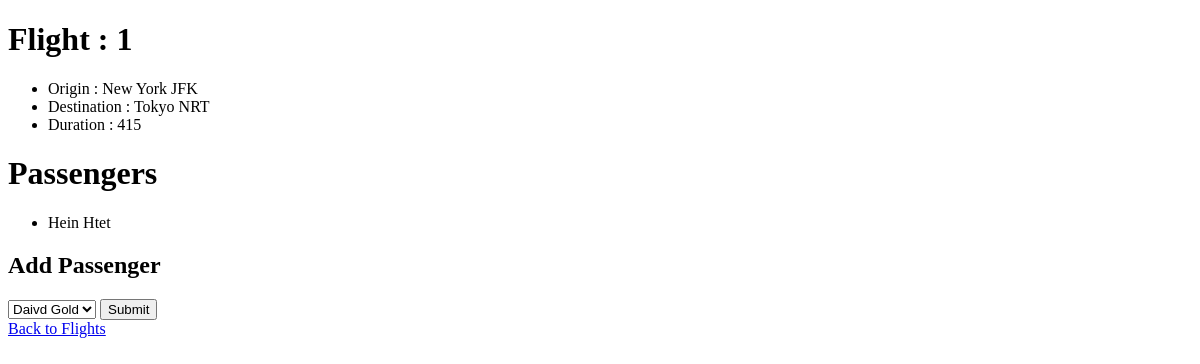
Page /flights/1 on the earlier database version.
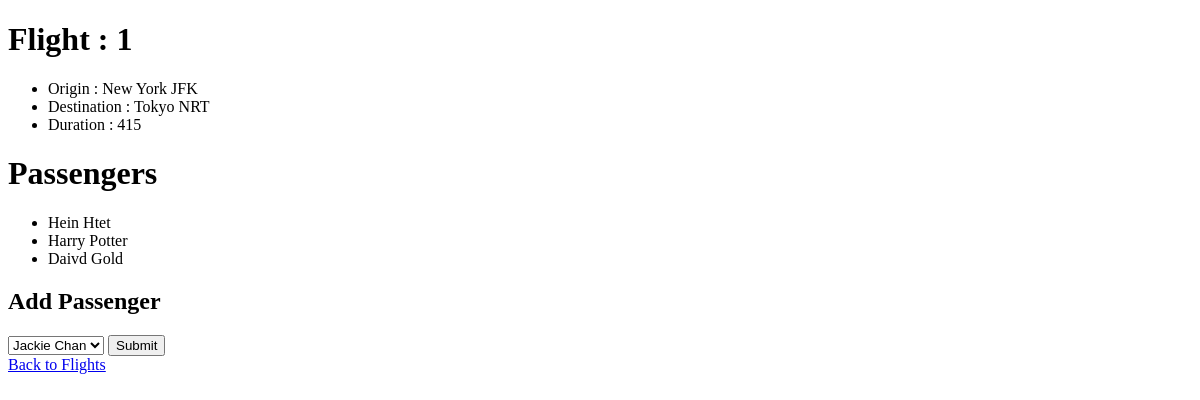
Same page on the later database version.
### flights/models.py (models this page shows)
class Passenger(models.Model):
    first = models.CharField(max_length=64)
    last = models.CharField(max_length=64)
    flights = models.ManyToManyField(Flight, blank=True, related_name="passengers")
    def __str__(self):
        return f"{self.first} {self.last}"

### flights/views.py (the view)
# urls.py: path("<int:flight_id>", views.flight, name="flight"),
def flight(request, flight_id):
    flight = Flight.objects.get(pk=flight_id)
    return render(request, "flights/flight.html", {
        "flight" : flight,
        "passengers" : flight.passengers.all(),
        "non_passengers" : Passenger.objects.exclude(flights = flight).all()
    })

### flights/models.py (called while the page is built)
    def __str__(self):
        return f"{self.city} {self.code}"

### flights/templates/flights/flight.html (shortened to what this page needs)
{% extends "flights/layout.html" %}
{% block body %}
    <h1>Flight : {{ flight.id }}</h1>
    <ul>
        <li>Origin : {{ flight.origin }}</li>
        <li>Destination : {{ flight.destination }}</li>
        <li>Duration : {{ flight.duration }}</li>
    </ul>
    <h1>Passengers</h1>
    <ul>
        {% for passenger in passengers %}
        <li>{{ passenger }}</li>
        {% empty %}
        <li>No Passengers</li>
        {% endfor %}
    </ul>
    <h2>Add Passenger</h2>
    <form action="{% url 'book' flight.id %}" method="post">
        <select name="passenger" id="">
            {% for passenger in non_passengers %}
                <option value="{{ passenger.id }}">{{ passenger }}</option>
            {% endfor %}
        </select>
        <input type="submit">
    </form>
    <a href="{% url 'index' %}">Back to Flights</a>
{% endblock %}

Differences in the rows shown:
added Passenger: first+last "Harry Potter"
now on this page (row unchanged): Passenger: first+last "Daivd Gold"
Other differences:
form field passenger: "Daivd Gold" → "Jackie Chan"
